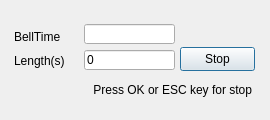
<ui version="4.0" >
 <class>BellDlg</class>
 <widget class="QDialog" name="BellDlg" >
  <property name="geometry" >
   <rect>
    <x>0</x>
    <y>0</y>
    <width>270</width>
    <height>120</height>
   </rect>
  </property>
  <property name="windowTitle" >
   <string>Dialog</string>
  </property>
  <widget class="QLabel" name="lblBackground" >
   <property name="geometry" >
    <rect>
     <x>0</x>
     <y>0</y>
     <width>270</width>
     <height>120</height>
    </rect>
   </property>
   <property name="text" >
    <string/>
   </property>
   <property name="pixmap" >
    <pixmap resource="../sb3000.qrc" >:/images/res/bg-inputbox.png</pixmap>
   </property>
   <property name="scaledContents" >
    <bool>true</bool>
   </property>
  </widget>
  <widget class="QPushButton" name="btnESC" >
   <property name="geometry" >
    <rect>
     <x>180</x>
     <y>47</y>
     <width>75</width>
     <height>24</height>
    </rect>
   </property>
   <property name="text" >
    <string>Stop</string>
   </property>
  </widget>
  <widget class="QLabel" name="lblBellTime" >
   <property name="geometry" >
    <rect>
     <x>14</x>
     <y>30</y>
     <width>70</width>
     <height>14</height>
    </rect>
   </property>
   <property name="text" >
    <string>BellTime</string>
   </property>
  </widget>
  <widget class="QLabel" name="lblBellLength" >
   <property name="geometry" >
    <rect>
     <x>14</x>
     <y>53</y>
     <width>70</width>
     <height>16</height>
    </rect>
   </property>
   <property name="text" >
    <string>Length(s)</string>
   </property>
  </widget>
  <widget class="QLineEdit" name="txtBellTime" >
   <property name="geometry" >
    <rect>
     <x>84</x>
     <y>24</y>
     <width>91</width>
     <height>20</height>
    </rect>
   </property>
   <property name="focusPolicy" >
    <enum>Qt::NoFocus</enum>
   </property>
   <property name="inputMask" >
    <string/>
   </property>
   <property name="readOnly" >
    <bool>true</bool>
   </property>
  </widget>
  <widget class="QLineEdit" name="txtBellLength" >
   <property name="geometry" >
    <rect>
     <x>84</x>
     <y>50</y>
     <width>91</width>
     <height>20</height>
    </rect>
   </property>
   <property name="focusPolicy" >
    <enum>Qt::NoFocus</enum>
   </property>
   <property name="text" >
    <string>0</string>
   </property>
   <property name="maxLength" >
    <number>3</number>
   </property>
   <property name="readOnly" >
    <bool>true</bool>
   </property>
  </widget>
  <widget class="QLabel" name="label" >
   <property name="geometry" >
    <rect>
     <x>21</x>
     <y>80</y>
     <width>231</width>
     <height>20</height>
    </rect>
   </property>
   <property name="text" >
    <string>Press OK or ESC key for stop</string>
   </property>
   <property name="alignment" >
    <set>Qt::AlignRight|Qt::AlignTrailing|Qt::AlignVCenter</set>
   </property>
  </widget>
 </widget>
 <tabstops>
  <tabstop>txtBellTime</tabstop>
  <tabstop>txtBellLength</tabstop>
  <tabstop>btnESC</tabstop>
 </tabstops>
 <resources>
  <include location="../sb3000.qrc" />
 </resources>
 <connections/>
</ui>
